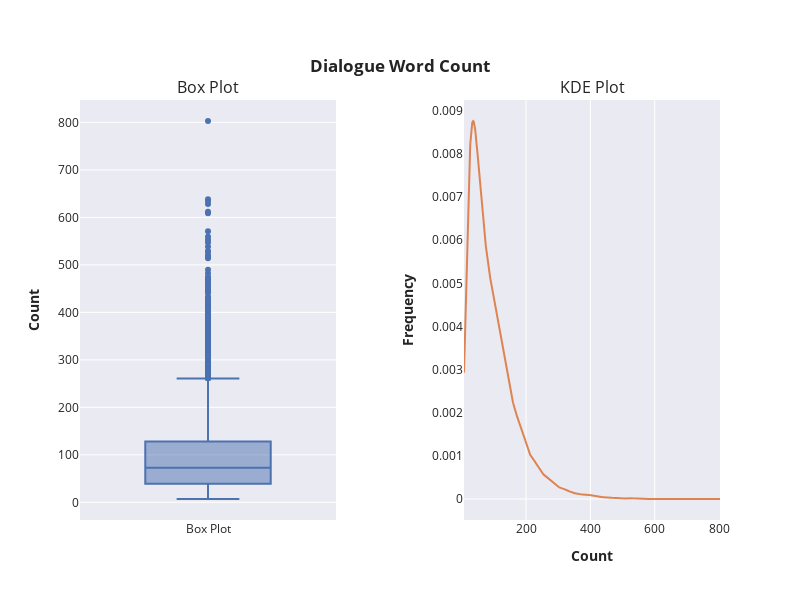
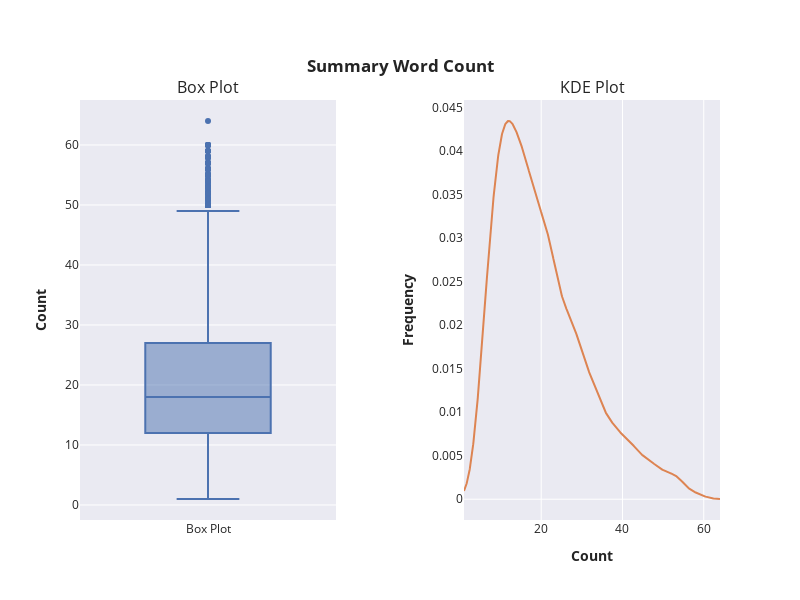
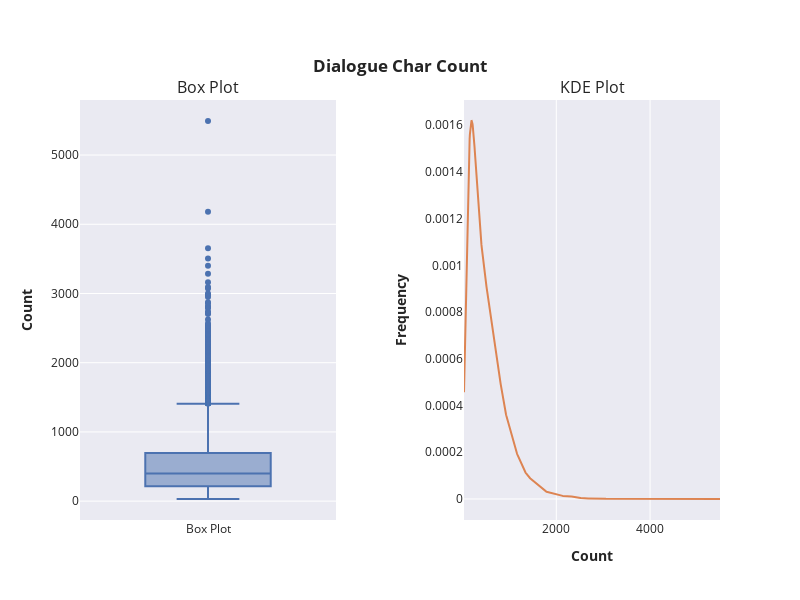
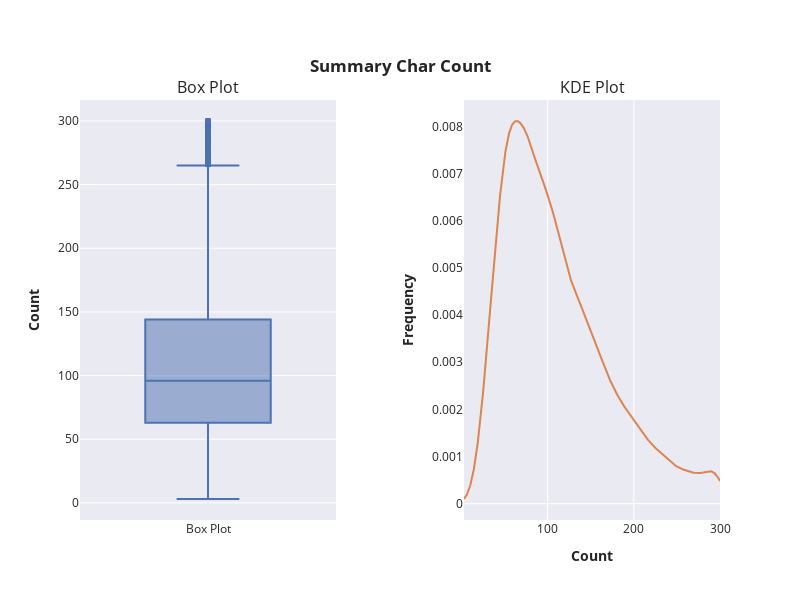

Here is the notebook cell these charts were saved with, in order:
### Markdown cell above
We will use the following code to draw the box plot and KDE plot for each count.

### Code cell
def visualize(df, feat):
    col = df[feat]
    fig = make_subplots(
        rows=1, cols=2, subplot_titles=["Box Plot", "KDE Plot"], horizontal_spacing=0.2
    )

    fig.add_trace(go.Box(y=col, name="Box Plot"), row=1, col=1)

    density = gaussian_kde(col)
    x = np.linspace(min(col), max(col), 1000)
    fig.add_trace(go.Scatter(x=x, y=density(x), name="KDE Plot"), row=1, col=2)

    fig.update_layout(
        title={
            "text": f'<b>{feat.replace("_", " ").title()}</b>',
            "y": 0.9,
            "x": 0.5,
            "xanchor": "center",
            "yanchor": "top",
        },
        showlegend=False,
        template=template,
        height=600,
        width=800,
    )

    fig.update_yaxes(
        title_text=f"<b>{feat.split('_')[-1].title()}</b>", row=1, col=1, showgrid=True
    )
    fig.update_xaxes(title_text="", row=1, col=1, showgrid=False)

    fig.update_yaxes(title_text="<b>Frequency</b>", row=1, col=2, showgrid=False)
    fig.update_xaxes(
        title_text=f"<b>{feat.split('_')[-1].title()}</b>", row=1, col=2, showgrid=True
    )

    return fig


for feat in df_train_eda.columns:
    fig = visualize(df_train_eda, feat)
    fig.show()

### Figure 1 — Plotly figure (JSON) as saved in the notebook; plotly's stock layout.template omitted (floating-point values rounded to 4 significant figures; data arrays with more than 128 entries replaced by an {"elided": "..."} marker saying what was removed)
{"data": [{"name": "Box Plot", "type": "box", "xaxis": "x", "y": {"elided": "14731 int values"}, "yaxis": "y"}, {"name": "KDE Plot", "type": "scatter", "x": {"elided": "1000 float values"}, "xaxis": "x2", "y": {"elided": "1000 float values"}, "yaxis": "y2"}], "layout": {"annotations": [{"font": {"size": 16}, "showarrow": false, "text": "Box Plot", "x": 0.2, "xanchor": "center", "xref": "paper", "y": 1, "yanchor": "bottom", "yref": "paper"}, {"font": {"size": 16}, "showarrow": false, "text": "KDE Plot", "x": 0.8, "xanchor": "center", "xref": "paper", "y": 1, "yanchor": "bottom", "yref": "paper"}], "height": 600, "showlegend": false, "title": {"text": "<b>Dialogue Word Count</b>", "x": 0.5, "xanchor": "center", "y": 0.9, "yanchor": "top"}, "width": 800, "xaxis": {"anchor": "y", "domain": [0, 0.4], "showgrid": false, "title": {"text": ""}}, "xaxis2": {"anchor": "y2", "domain": [0.6, 1], "showgrid": true, "title": {"text": "<b>Count</b>"}}, "yaxis": {"anchor": "x", "domain": [0, 1], "showgrid": true, "title": {"text": "<b>Count</b>"}}, "yaxis2": {"anchor": "x2", "domain": [0, 1], "showgrid": false, "title": {"text": "<b>Frequency</b>"}}}}

### Figure 2 — Plotly figure (JSON) as saved in the notebook; plotly's stock layout.template omitted (floating-point values rounded to 4 significant figures; data arrays with more than 128 entries replaced by an {"elided": "..."} marker saying what was removed)
{"data": [{"name": "Box Plot", "type": "box", "xaxis": "x", "y": {"elided": "14731 int values"}, "yaxis": "y"}, {"name": "KDE Plot", "type": "scatter", "x": {"elided": "1000 float values"}, "xaxis": "x2", "y": {"elided": "1000 float values"}, "yaxis": "y2"}], "layout": {"annotations": [{"font": {"size": 16}, "showarrow": false, "text": "Box Plot", "x": 0.2, "xanchor": "center", "xref": "paper", "y": 1, "yanchor": "bottom", "yref": "paper"}, {"font": {"size": 16}, "showarrow": false, "text": "KDE Plot", "x": 0.8, "xanchor": "center", "xref": "paper", "y": 1, "yanchor": "bottom", "yref": "paper"}], "height": 600, "showlegend": false, "title": {"text": "<b>Summary Word Count</b>", "x": 0.5, "xanchor": "center", "y": 0.9, "yanchor": "top"}, "width": 800, "xaxis": {"anchor": "y", "domain": [0, 0.4], "showgrid": false, "title": {"text": ""}}, "xaxis2": {"anchor": "y2", "domain": [0.6, 1], "showgrid": true, "title": {"text": "<b>Count</b>"}}, "yaxis": {"anchor": "x", "domain": [0, 1], "showgrid": true, "title": {"text": "<b>Count</b>"}}, "yaxis2": {"anchor": "x2", "domain": [0, 1], "showgrid": false, "title": {"text": "<b>Frequency</b>"}}}}

### Figure 3 — Plotly figure (JSON) as saved in the notebook; plotly's stock layout.template omitted (floating-point values rounded to 4 significant figures; data arrays with more than 128 entries replaced by an {"elided": "..."} marker saying what was removed)
{"data": [{"name": "Box Plot", "type": "box", "xaxis": "x", "y": {"elided": "14731 int values"}, "yaxis": "y"}, {"name": "KDE Plot", "type": "scatter", "x": {"elided": "1000 float values"}, "xaxis": "x2", "y": {"elided": "1000 float values"}, "yaxis": "y2"}], "layout": {"annotations": [{"font": {"size": 16}, "showarrow": false, "text": "Box Plot", "x": 0.2, "xanchor": "center", "xref": "paper", "y": 1, "yanchor": "bottom", "yref": "paper"}, {"font": {"size": 16}, "showarrow": false, "text": "KDE Plot", "x": 0.8, "xanchor": "center", "xref": "paper", "y": 1, "yanchor": "bottom", "yref": "paper"}], "height": 600, "showlegend": false, "title": {"text": "<b>Dialogue Char Count</b>", "x": 0.5, "xanchor": "center", "y": 0.9, "yanchor": "top"}, "width": 800, "xaxis": {"anchor": "y", "domain": [0, 0.4], "showgrid": false, "title": {"text": ""}}, "xaxis2": {"anchor": "y2", "domain": [0.6, 1], "showgrid": true, "title": {"text": "<b>Count</b>"}}, "yaxis": {"anchor": "x", "domain": [0, 1], "showgrid": true, "title": {"text": "<b>Count</b>"}}, "yaxis2": {"anchor": "x2", "domain": [0, 1], "showgrid": false, "title": {"text": "<b>Frequency</b>"}}}}

### Figure 4 — Plotly figure (JSON) as saved in the notebook; plotly's stock layout.template omitted (floating-point values rounded to 4 significant figures; data arrays with more than 128 entries replaced by an {"elided": "..."} marker saying what was removed)
{"data": [{"name": "Box Plot", "type": "box", "xaxis": "x", "y": {"elided": "14731 int values"}, "yaxis": "y"}, {"name": "KDE Plot", "type": "scatter", "x": {"elided": "1000 float values"}, "xaxis": "x2", "y": {"elided": "1000 float values"}, "yaxis": "y2"}], "layout": {"annotations": [{"font": {"size": 16}, "showarrow": false, "text": "Box Plot", "x": 0.2, "xanchor": "center", "xref": "paper", "y": 1, "yanchor": "bottom", "yref": "paper"}, {"font": {"size": 16}, "showarrow": false, "text": "KDE Plot", "x": 0.8, "xanchor": "center", "xref": "paper", "y": 1, "yanchor": "bottom", "yref": "paper"}], "height": 600, "showlegend": false, "title": {"text": "<b>Summary Char Count</b>", "x": 0.5, "xanchor": "center", "y": 0.9, "yanchor": "top"}, "width": 800, "xaxis": {"anchor": "y", "domain": [0, 0.4], "showgrid": false, "title": {"text": ""}}, "xaxis2": {"anchor": "y2", "domain": [0.6, 1], "showgrid": true, "title": {"text": "<b>Count</b>"}}, "yaxis": {"anchor": "x", "domain": [0, 1], "showgrid": true, "title": {"text": "<b>Count</b>"}}, "yaxis2": {"anchor": "x2", "domain": [0, 1], "showgrid": false, "title": {"text": "<b>Frequency</b>"}}}}
